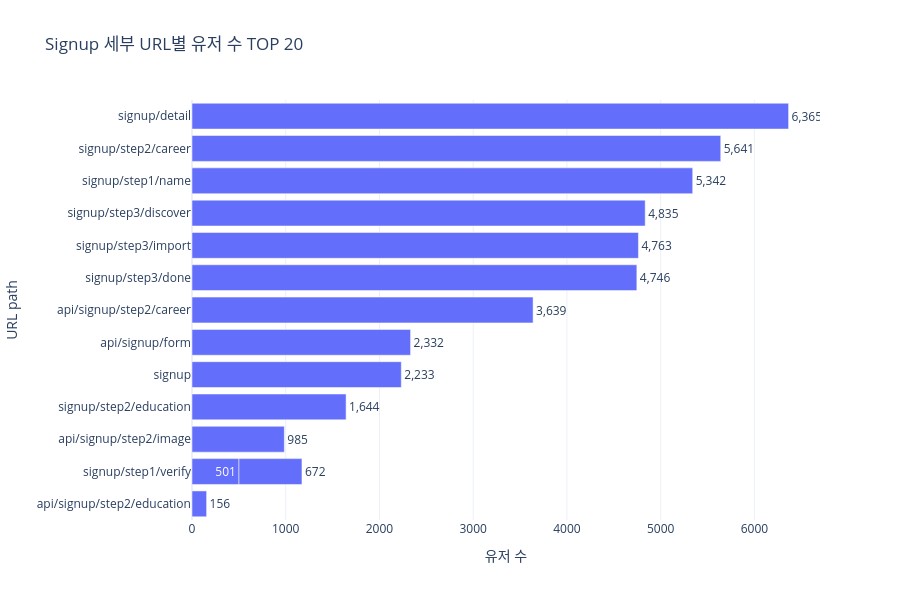

Here is the notebook cell this chart was saved with:
### Markdown cell above
## 5.2 가입 단계 세부 분석

### Code cell
# =========================
# 5.2 세부 단계별 URL 행동 패턴
# =========================

signup_url_pattern = pd.read_sql("""
SELECT url_path, method, response_code,
       COUNT(*) AS log_count, COUNT(DISTINCT user_uuid) AS user_count
FROM logs_preprocessed_fast
WHERE url_path LIKE 'signup%%' OR url_path LIKE 'api/signup%%'
GROUP BY url_path, method, response_code
ORDER BY user_count DESC, log_count DESC
LIMIT 30;
""", engine)

fig = px.bar(
    signup_url_pattern.head(20).sort_values("user_count"),
    x="user_count", y="url_path", orientation="h", text="user_count",
    title="Signup 세부 URL별 유저 수 TOP 20",
    labels={"user_count": "유저 수", "url_path": "URL path"},
    height=600
)
fig.update_traces(texttemplate="%{text:,}", textposition="outside")
fig.show()

signup_url_pattern.head(20)

### Figure 1 — Plotly figure (JSON) as saved in the notebook; plotly's stock layout.template omitted (floating-point values rounded to 4 significant figures)
{"data": [{"hovertemplate": "유저 수=%{text}<br>URL path=%{y}<extra></extra>", "legendgroup": "", "marker": {"color": "#636efa", "pattern": {"shape": ""}}, "name": "", "orientation": "h", "showlegend": false, "text": [156.0, 501.0, 672.0, 985.0, 1644.0, 2233.0, 2332.0, 3639.0, 4746.0, 4763.0, 4835.0, 5342.0, 5641.0, 6365.0], "textposition": "outside", "texttemplate": "%{text:,}", "type": "bar", "x": [156, 501, 672, 985, 1644, 2233, 2332, 3639, 4746, 4763, 4835, 5342, 5641, 6365], "xaxis": "x", "y": ["api/signup/step2/education", "signup/step1/verify", "signup/step1/verify", "api/signup/step2/image", "signup/step2/education", "signup", "api/signup/form", "api/signup/step2/career", "signup/step3/done", "signup/step3/import", "signup/step3/discover", "signup/step1/name", "signup/step2/career", "signup/detail"], "yaxis": "y"}], "layout": {"barmode": "relative", "height": 600, "legend": {"tracegroupgap": 0}, "title": {"text": "Signup 세부 URL별 유저 수 TOP 20"}, "xaxis": {"anchor": "y", "domain": [0.0, 1.0], "title": {"text": "유저 수"}}, "yaxis": {"anchor": "x", "domain": [0.0, 1.0], "title": {"text": "URL path"}}}}
